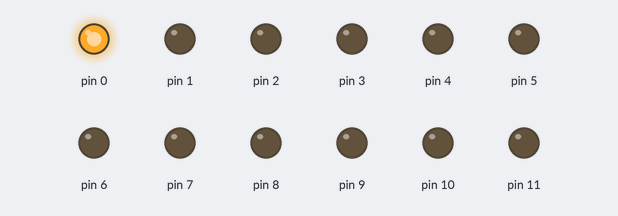
A sketch run on a simulated Arduino Uno, built with avr-gcc and run on an emulated ATmega328P. Shown: output pins drawn as LEDs (lit = HIGH).

Above: at 0.1 s.
At 11.6 s:
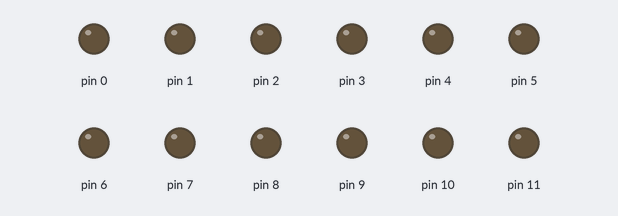
At 13.1 s:
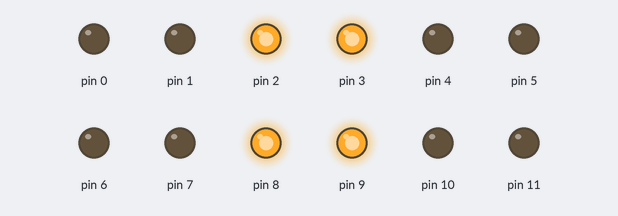
At 23.1 s:
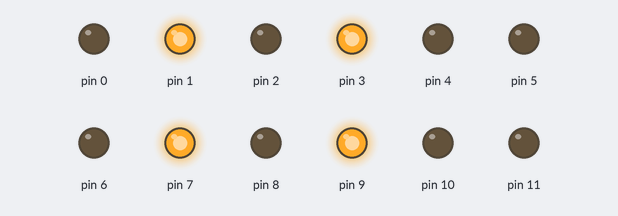
At 28.1 s:
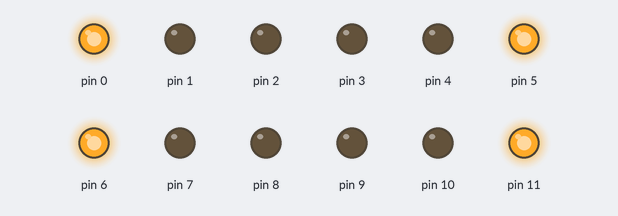
At 38.1 s:
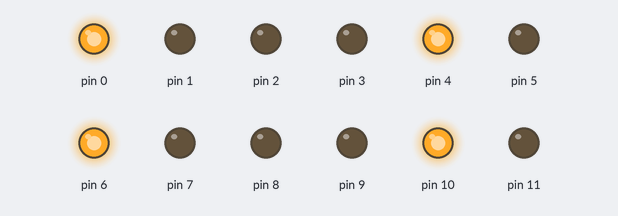
Timing chart, 0 to 39.6 s (numbered marks = the images above):
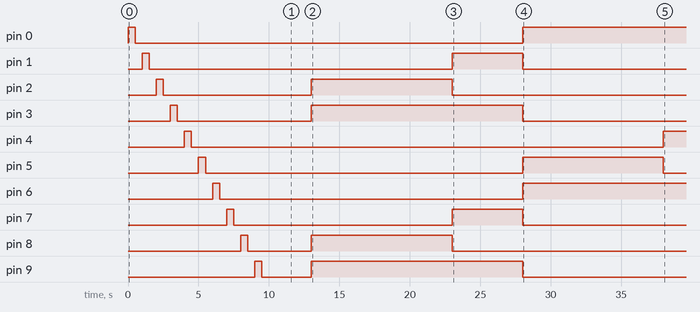

The sketch:

final_project_traffic_light_controller1.ino
```cpp
const int j1[] = {0, 1, 2},
  j2[] = {3, 4, 5},
  j3[] = {6, 7, 8},
  j4[] = {9, 10, 11};

void testLED(){
  for(int i = 0; i <= 11; i++){
  	digitalWrite(i, HIGH);
  	delay(500); // Wait for 500 millisecond(s)
  	digitalWrite(i, LOW);
  	delay(500); // Wait for 500 millisecond(s)
  }
  delay(1000); // Wait for 1 second
}

void turnRed(const int arr[3]){
  	digitalWrite(arr[0], HIGH);
  	digitalWrite(arr[1], LOW);
  	digitalWrite(arr[2], LOW);
}

void turnRed(const int arr1[3], const int arr2[3]){
  	turnRed(arr1);
  	turnRed(arr2);
}

void turnYellow(const int arr[3]){
  	digitalWrite(arr[0], LOW);
  	digitalWrite(arr[1], HIGH);
  	digitalWrite(arr[2], LOW);
}

void turnYellow(const int arr1[3], const int arr2[3]){
  	turnYellow(arr1);
  	turnYellow(arr2);
}

void turnGreen(const int arr[3]){
  	digitalWrite(arr[0], LOW);
  	digitalWrite(arr[1], LOW);
  	digitalWrite(arr[2], HIGH);
}

void turnGreen(const int arr1[3], const int arr2[3]){
  	turnGreen(arr1);
  	turnGreen(arr2);
}

void setup(){
  for(int i = 0; i <= 11; i++){
  	pinMode(i, OUTPUT);
  }

  testLED();
}

void loop(){
  	turnGreen(j1, j3);
 	turnRed(j2, j4);

 	delay(10000); // Wait for 10 seconds

 	turnYellow(j1, j3);

 	delay(5000); // Wait for 5 seconds

 	turnRed(j1, j3);
 	turnGreen(j2, j4);

 	delay(10000); // Wait for 10 seconds

 	turnYellow(j2, j4);

 	delay(5000); // Wait for 5 seconds
}
```

Measured:
- by itself, pin 0: HIGH → LOW at 0.50 s, → HIGH 27.5 s later
- by itself, pin 1: HIGH → LOW at 1.5 s, → HIGH 21.5 s later, → LOW 5.0 s later
- by itself, pin 2: HIGH → LOW at 2.5 s, → HIGH 10.5 s later, → LOW 10.0 s later
- by itself, pin 3: HIGH → LOW at 3.5 s, → HIGH 9.5 s later, → LOW 15.0 s later
- by itself, pin 4: HIGH → LOW at 4.5 s, → HIGH 33.5 s later
- by itself, pin 5: HIGH → LOW at 5.5 s, → HIGH 22.5 s later, → LOW 10.0 s later
- by itself, pin 6: HIGH → LOW at 6.5 s, → HIGH 21.5 s later
- by itself, pin 7: HIGH → LOW at 7.5 s, → HIGH 15.5 s later, → LOW 5.0 s later
